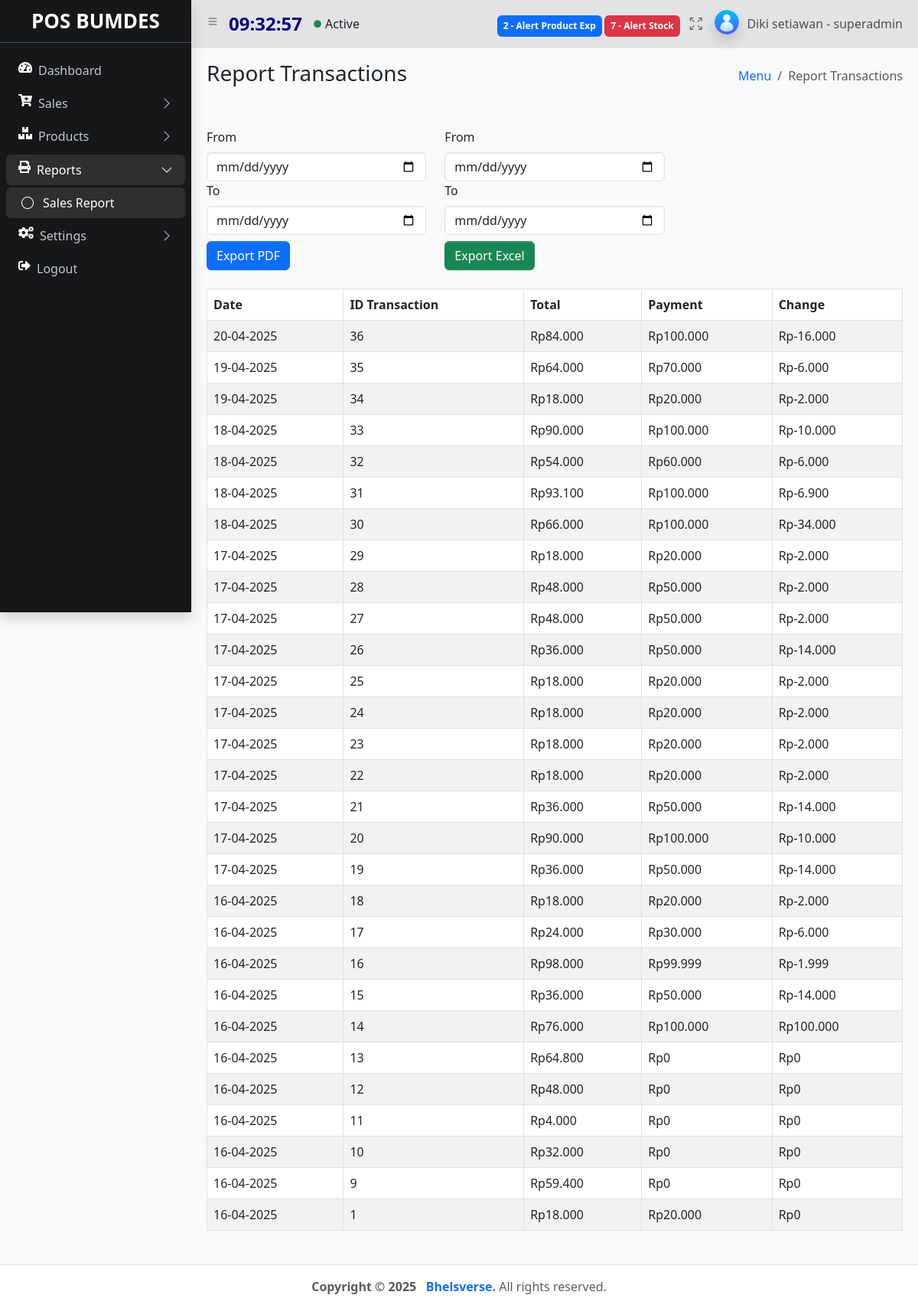
The app's page /index.php?&module=salesReport&action=list (signed in) with its own data.
### tables this page shows
CREATE TABLE `transactions` (
  `id` int(11) NOT NULL,
  `tgl` datetime NOT NULL DEFAULT current_timestamp(),
  `total` int(11) NOT NULL,
  `diskon` int(11) NOT NULL,
  `bayar` int(11) NOT NULL,
  `kembalian` int(11) NOT NULL
);

### module/salesReport/list.php (the view, shortened to what this page needs)
<?php
$query = "SELECT tgl, id, total, bayar, kembalian FROM transactions WHERE 1=1";
$query .= " ORDER BY tgl DESC";
$result = mysqli_query($koneksi, $query);
?>
   <main class="app-main">
        <div class="app-content-header">
          <div class="container-fluid">
            <div class="row">
              <div class="col-sm-6"><h3 class="mb-0">Report Transactions</h3></div>
              <div class="col-sm-6">
                <ol class="breadcrumb float-sm-end">
                  <li class="breadcrumb-item"><a href="#">Menu</a></li>
                  <li class="breadcrumb-item active" aria-current="page">Report Transactions</li>
                </ol>
              </div>
            </div>
              <div class="col mt-5">
            <div class="row">
              <div class="col-4">
              <form action="<?php echo BASE_URL."module/salesReport/cetak_laporan_pdf.php"?>" method="get">
              <label for="tgl_m ulai" class="form-label">From</label>
            <input type="date" name="tgl_mulai" class="form-control" required>
            <label for="tgl_mulai" class="form-label">To</label>
            <input type="date" name="tgl_sampai" class="form-control"  required>
            <button type="submit" class="btn btn-primary mt-2 mb-4">Export PDF</button>
          </form>
              </div>
              <div class="col-4">
            <form action="<?php echo BASE_URL."module/salesReport/export_laporan_excel.php"?>" method="get">
              <label for="tgl_mulai" class="form-label">From</label>
              <input type="date" name="tgl_mulai"  class="form-control"required>
              <label for="tgl_mulai" class="form-label">To</label>
              <input type="date" name="tgl_sampai" class="form-control" required>
            <button type="submit" class="btn btn-success mt-2 mb-4">Export Excel</button>
          </form>
              </div>
            </div>
                  <table id="example" class="table table-bordered table-striped">
                    <thead>
                      <tr>
                        <th>Date</th>
                        <th>ID Transaction</th>
                        <th>Total</th>
                        <th>Payment</th>
                        <th>Change</th>
                      </tr>
                    </thead>
                    <tbody>
                      <?php if (mysqli_num_rows($result) > 0): ?>
                        <?php while($row = mysqli_fetch_assoc($result)): ?>
                          <tr>
                            <td><?= date('d-m-Y', strtotime($row['tgl'])) ?></td>
                            <td><?= $row['id'] ?></td>
                            <td>Rp<?= number_format($row['total'], 0, ',', '.') ?></td>
                            <td>Rp<?= number_format($row['bayar'], 0, ',', '.') ?></td>
                            <td>Rp<?= number_format($row['kembalian'], 0, ',', '.') ?></td>
                          </tr>
                        <?php endwhile; ?>
                      <?php else: ?>
                        <tr>
                          <td colspan="5" class="text-center">Transaction Not Found.</td>
                        </tr>
                      <?php endif; ?>
                    </tbody>
                  </table>
              </div>
            </div>
          </div>
        </div>

### records on screen
transactions: tgl "20-04-2025", id "36", total "84.000", bayar "100.000", kembalian "-16.000"
transactions: tgl "19-04-2025", id "35", total "64.000", bayar "70.000", kembalian "-6.000"
transactions: tgl "19-04-2025", id "34", total "18.000", bayar "20.000", kembalian "-2.000"
transactions: tgl "18-04-2025", id "33", total "90.000", bayar "100.000", kembalian "-10.000"
transactions: tgl "18-04-2025", id "32", total "54.000", bayar "60.000", kembalian "-6.000"
transactions: tgl "18-04-2025", id "31", total "93.100", bayar "100.000", kembalian "-6.900"
transactions: tgl "18-04-2025", id "30", total "66.000", bayar "100.000", kembalian "-34.000"
transactions: tgl "17-04-2025", id "29", total "18.000", bayar "20.000", kembalian "-2.000"
transactions: tgl "17-04-2025", id "28", total "48.000", bayar "50.000", kembalian "-2.000"
transactions: tgl "17-04-2025", id "27", total "48.000", bayar "50.000", kembalian "-2.000"
transactions: tgl "17-04-2025", id "26", total "36.000", bayar "50.000", kembalian "-14.000"
transactions: tgl "17-04-2025", id "25", total "18.000", bayar "20.000", kembalian "-2.000"
transactions: tgl "17-04-2025", id "24", total "18.000", bayar "20.000", kembalian "-2.000"
transactions: tgl "17-04-2025", id "23", total "18.000", bayar "20.000", kembalian "-2.000"
transactions: tgl "17-04-2025", id "22", total "18.000", bayar "20.000", kembalian "-2.000"
transactions: tgl "17-04-2025", id "21", total "36.000", bayar "50.000", kembalian "-14.000"
transactions: tgl "17-04-2025", id "20", total "90.000", bayar "100.000", kembalian "-10.000"
transactions: tgl "17-04-2025", id "19", total "36.000", bayar "50.000", kembalian "-14.000"
transactions: tgl "16-04-2025", id "18", total "18.000", bayar "20.000", kembalian "-2.000"
transactions: tgl "16-04-2025", id "17", total "24.000", bayar "30.000", kembalian "-6.000"
transactions: tgl "16-04-2025", id "16", total "98.000", bayar "99.999", kembalian "-1.999"
transactions: tgl "16-04-2025", id "15", total "36.000", bayar "50.000", kembalian "-14.000"
transactions: tgl "16-04-2025", id "14", total "76.000", bayar "100.000", kembalian "100.000"
transactions: tgl "16-04-2025", id "13", total "64.800", bayar "0", kembalian "0"
transactions: tgl "16-04-2025", id "12", total "48.000", bayar "0", kembalian "0"
transactions: tgl "16-04-2025", id "11", total "4.000", bayar "0", kembalian "0"
transactions: tgl "16-04-2025", id "10", total "32.000", bayar "0", kembalian "0"
transactions: tgl "16-04-2025", id "9", total "59.400", bayar "0", kembalian "0"
transactions: tgl "16-04-2025", id "1", total "18.000", bayar "20.000", kembalian "0"

### other values on screen
$notifalertexp "2"
$notifalert "7"
$nama "Diki setiawan"
$role "superadmin"
